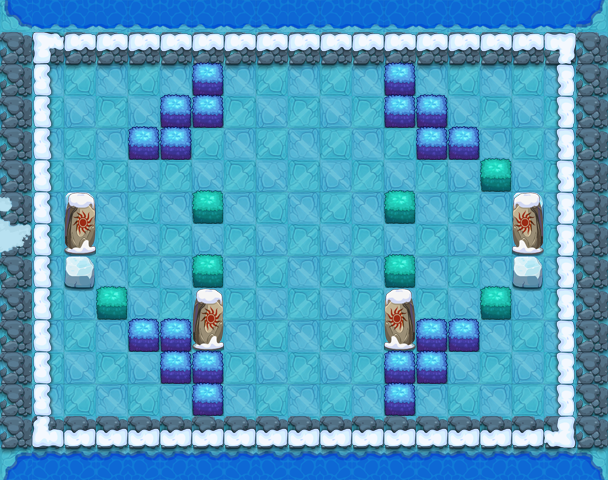

A 2D game scene composited from a Tiled map and its tileset images. What follows is a short description and the map's XML, with each tile layer's data collapsed to a summary:
An orthogonal 19x15 tile map with 32x32 px tiles, 18 tile layers (PASS, 块层 2, 块层 3, 块层 4, ...) and 2 objects (BOSS, PLAYER).

<map version="1.0" orientation="orthogonal" width="19" height="15" tilewidth="32" tileheight="32">
 <properties>
  <property name="DESTRY1" value="96" />
  <property name="DESTRY2" value="100" />
  <property name="DESTRY3" value="102" />
  <property name="DESTRY4" value="108" />
  <property name="DESTRY_COUNT" value="4" />
  <property name="EXP" value="1220" />
  <property name="ITEM" value="D047" />
  <property name="LOSE_SCRIPT" value="" />
  <property name="MONEY" value="1830" />
  <property name="START_SCRIPT" value="lv140" />
  <property name="WIN_SCRIPT" value="" />
 </properties>
 <tileset firstgid="1" name="jdbl" tilewidth="32" tileheight="32">
  <image source="jdbl.png" width="500" height="500" />
 </tileset>
 <layer name="PASS" width="19" height="15">
  <data>[285 cells, 155 non-empty, 6 distinct tile ids]</data>
 </layer>
 <layer name="块层 2" width="19" height="15">
  <data>[285 cells, 191 non-empty, 5 distinct tile ids]</data>
 </layer>
 <layer name="块层 3" width="19" height="15">
  <data>[285 cells, 115 non-empty, 2 distinct tile ids]</data>
 </layer>
 <layer name="块层 4" width="19" height="15">
  <data>[285 cells, 44 non-empty, 7 distinct tile ids]</data>
 </layer>
 <layer name="块层 5" width="19" height="15">
  <data>[285 cells, 75 non-empty, 3 distinct tile ids]</data>
 </layer>
 <layer name="块层 17" width="19" height="15">
  <data>[285 cells, 4 non-empty, 2 distinct tile ids]</data>
 </layer>
 <layer name="块层 6" width="19" height="15">
  <data>[285 cells, 35 non-empty, 5 distinct tile ids]</data>
 </layer>
 <layer name="SHELTER 11" width="19" height="15">
  <data>[285 cells, 2 non-empty, 1 distinct tile ids]</data>
 </layer>
 <layer name="SHELTER 10" width="19" height="15">
  <data>[285 cells, 4 non-empty, 1 distinct tile ids]</data>
 </layer>
 <layer name="SHELTER 9" width="19" height="15">
  <data>[285 cells, 6 non-empty, 2 distinct tile ids]</data>
 </layer>
 <layer name="SHELTER 8" width="19" height="15">
  <data>[285 cells, 2 non-empty, 1 distinct tile ids]</data>
 </layer>
 <layer name="SHELTER 7" width="19" height="15">
  <data>[285 cells, 2 non-empty, 1 distinct tile ids]</data>
 </layer>
 <layer name="SHELTER 6" width="19" height="15">
  <data>[285 cells, 2 non-empty, 1 distinct tile ids]</data>
 </layer>
 <layer name="SHELTER 5" width="19" height="15">
  <data>[285 cells, 2 non-empty, 1 distinct tile ids]</data>
 </layer>
 <layer name="SHELTER 4" width="19" height="15">
  <data>[285 cells, 1 non-empty, 1 distinct tile ids]</data>
 </layer>
 <layer name="SHELTER 3" width="19" height="15">
  <data>[285 cells, 4 non-empty, 1 distinct tile ids]</data>
 </layer>
 <layer name="SHELTER 2" width="19" height="15">
  <data>[285 cells, 4 non-empty, 1 distinct tile ids]</data>
 </layer>
 <layer name="SHELTER 1" width="19" height="15">
  <data>[285 cells, 2 non-empty, 1 distinct tile ids]</data>
 </layer>
 <objectgroup name="对象层 1" width="19" height="15">
  <object name="bossbyzl" type="BOSS" x="288" y="224" width="32" height="32">
   <properties>
    <property name="lua_ai" value="monster_bossbyzl_ai" />
    <property name="quality" value="bossbyzl.quality" />
   </properties>
  </object>
  <object name="PLAYER" type="PLAYER" x="64" y="64" width="32" height="32" />
 </objectgroup>
</map>
